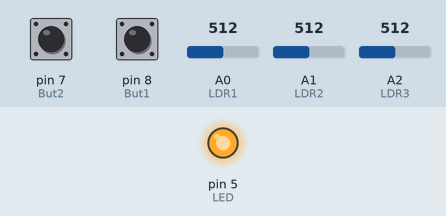
The sketch below on a simulated Arduino Uno, built with avr-gcc and run on an emulated ATmega328P. Shown: output pins drawn as LEDs (lit = HIGH). The inputs (shaded band) are chosen by the test bench; at power-on: pin 7 (But2) LOW, A0 (LDR1) = 512, A1 (LDR2) = 512, A2 (LDR3) = 512, pin 8 (But1) LOW. What the sketch prints to the serial monitor is not drawn.

Above: at 1.2 s.
1.3 s: pin 7 (But2) pulled HIGH for 0.15 s
At 1.37 s:
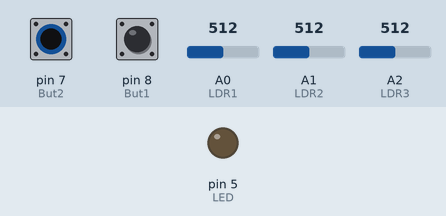
2.9 s: A0 (LDR1) set to 140
4.8 s: A1 (LDR2) set to 167
6.3 s: A1 (LDR2) set to 142
At 6.7 s:
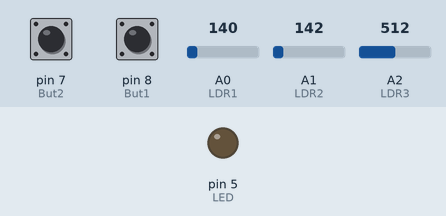
8.2 s: A2 (LDR3) set to 140
At 9.4 s:
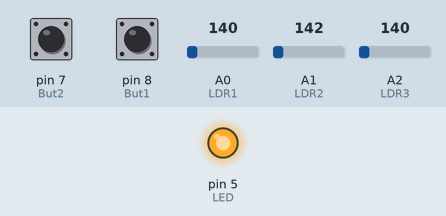
10.1 s: pin 8 (But1) pulled HIGH for 3.2 s
At 10.8 s:
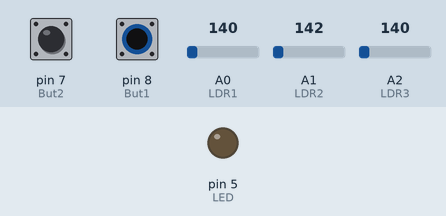
Timing chart, 0 to 14.8 s (numbered marks = the images above; inputs shaded):
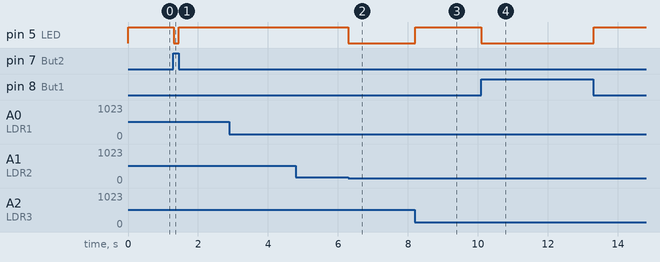

Measured:
- after the input at 1.3 s, pin 5 (LED): HIGH → LOW at once, → HIGH 0.15 s later
- after the input at 6.3 s, pin 5 (LED): HIGH → LOW at once
- after the input at 8.2 s, pin 5 (LED): LOW → HIGH at once
- after the input at 10.1 s, pin 5 (LED): HIGH → LOW at once, → HIGH 3.2 s later

The sketch:

Smart_Book_1.ino
```cpp
#define LDR1 A0
#define LDR2 A1
#define LDR3 A2
#define But1 8
#define But2 7
#define LED 5

#define LDR_Threshold 150

bool sense1 = 0;
bool sense2 = 0;
bool sense3 = 0;

void setup() {
  // put your setup code here, to run once:
  pinMode(LDR1, INPUT);
  pinMode(LDR2, INPUT);
  pinMode(LDR3, INPUT);
  pinMode(But1, INPUT);
  pinMode(But2, INPUT);
  pinMode(LED, OUTPUT);

  Serial.begin(115200);
}

void loop() {

  //  Serial.print("LDR1 ");
  //  Serial.println(analogRead(LDR1));
  //  Serial.print("LDR2 ");
  //  Serial.println(analogRead(LDR2));
  //  Serial.print("LDR3 ");
  //  Serial.println(analogRead(LDR3));
  if (analogRead(LDR1) > LDR_Threshold)
  {
    sense1 = 1;
  }
  else {
    sense1 = 0;
  }
  if (analogRead(LDR2) > LDR_Threshold)
  {
    sense2 = 1;
  }
  else {
    sense2 = 0;
  }
  if (analogRead(LDR3) > LDR_Threshold)
  {
    sense3 = 1;
  }
  else {
    sense3 = 0;
  }


  if (sense1 == 0 && sense2 == 0 && sense3 == 0) {
    NOT();
    Serial.println("wire");
  }
  if (sense1 == 0 && sense2 == 0 && sense3 == 1) {
    AND();
    Serial.println("NAND");
  }
  if (sense1 == 0 && sense2 == 1 && sense3 == 1) {
    NOR();
    Serial.println("OR");
  }
  if (sense1 == 1 && sense2 == 1 && sense3 == 1) {
    XNOR();
    Serial.println("XOR");
  }
  else {

  }
}


void NOT()
{
  digitalWrite(LED, !digitalRead(But1));
}

void AND()
{
  if (digitalRead(But1) == HIGH && digitalRead(But2) == HIGH)
  {
    digitalWrite(LED, HIGH);
  }
  else
  {
    digitalWrite(LED, LOW);
  }
}

void NOR()
{
  if (digitalRead(But1) == LOW && digitalRead(But2) == LOW)
  {
    digitalWrite(LED, HIGH);
  }
  else
  {
    digitalWrite(LED, LOW);
  }
}

void XNOR()
{
  if (digitalRead(But1) == HIGH && digitalRead(But2) == HIGH)
  {
    digitalWrite(LED, HIGH);
  }
  if (digitalRead(But1) == LOW && digitalRead(But2) == LOW)
  {
    digitalWrite(LED, HIGH);
  }
  else {
    digitalWrite(LED, LOW);
  }
}
```
